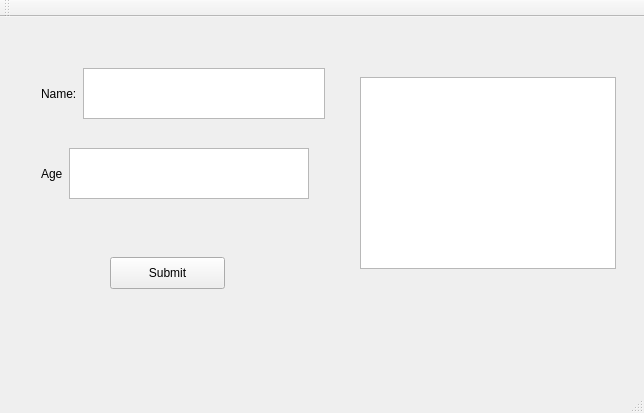
<?xml version="1.0" encoding="UTF-8"?>
<ui version="4.0">
 <class>MainWindow</class>
 <widget class="QMainWindow" name="MainWindow">
  <property name="geometry">
   <rect>
    <x>0</x>
    <y>0</y>
    <width>644</width>
    <height>413</height>
   </rect>
  </property>
  <property name="windowTitle">
   <string>MainWindow</string>
  </property>
  <widget class="QWidget" name="centralWidget">
   <widget class="QPushButton" name="pushButton">
    <property name="geometry">
     <rect>
      <x>110</x>
      <y>240</y>
      <width>115</width>
      <height>32</height>
     </rect>
    </property>
    <property name="text">
     <string>Submit</string>
    </property>
   </widget>
   <widget class="QListView" name="listView">
    <property name="geometry">
     <rect>
      <x>360</x>
      <y>60</y>
      <width>256</width>
      <height>192</height>
     </rect>
    </property>
   </widget>
   <widget class="QWidget" name="layoutWidget">
    <property name="geometry">
     <rect>
      <x>30</x>
      <y>40</y>
      <width>306</width>
      <height>73</height>
     </rect>
    </property>
    <layout class="QHBoxLayout" name="horizontalLayout">
     <item>
      <widget class="QLabel" name="label">
       <property name="text">
        <string>Name:</string>
       </property>
      </widget>
     </item>
     <item>
      <widget class="QTextEdit" name="textEdit"/>
     </item>
    </layout>
   </widget>
   <widget class="QWidget" name="layoutWidget">
    <property name="geometry">
     <rect>
      <x>30</x>
      <y>120</y>
      <width>290</width>
      <height>73</height>
     </rect>
    </property>
    <layout class="QHBoxLayout" name="horizontalLayout_2">
     <item>
      <widget class="QLabel" name="label_2">
       <property name="text">
        <string>Age</string>
       </property>
      </widget>
     </item>
     <item>
      <widget class="QTextEdit" name="textEdit_2"/>
     </item>
    </layout>
   </widget>
   <zorder>layoutWidget</zorder>
   <zorder>layoutWidget</zorder>
   <zorder>pushButton</zorder>
   <zorder>listView</zorder>
  </widget>
  <widget class="QMenuBar" name="menuBar">
   <property name="geometry">
    <rect>
     <x>0</x>
     <y>0</y>
     <width>644</width>
     <height>23</height>
    </rect>
   </property>
  </widget>
  <widget class="QToolBar" name="mainToolBar">
   <attribute name="toolBarArea">
    <enum>TopToolBarArea</enum>
   </attribute>
   <attribute name="toolBarBreak">
    <bool>false</bool>
   </attribute>
  </widget>
  <widget class="QStatusBar" name="statusBar"/>
 </widget>
 <layoutdefault spacing="6" margin="11"/>
 <resources/>
 <connections/>
</ui>
